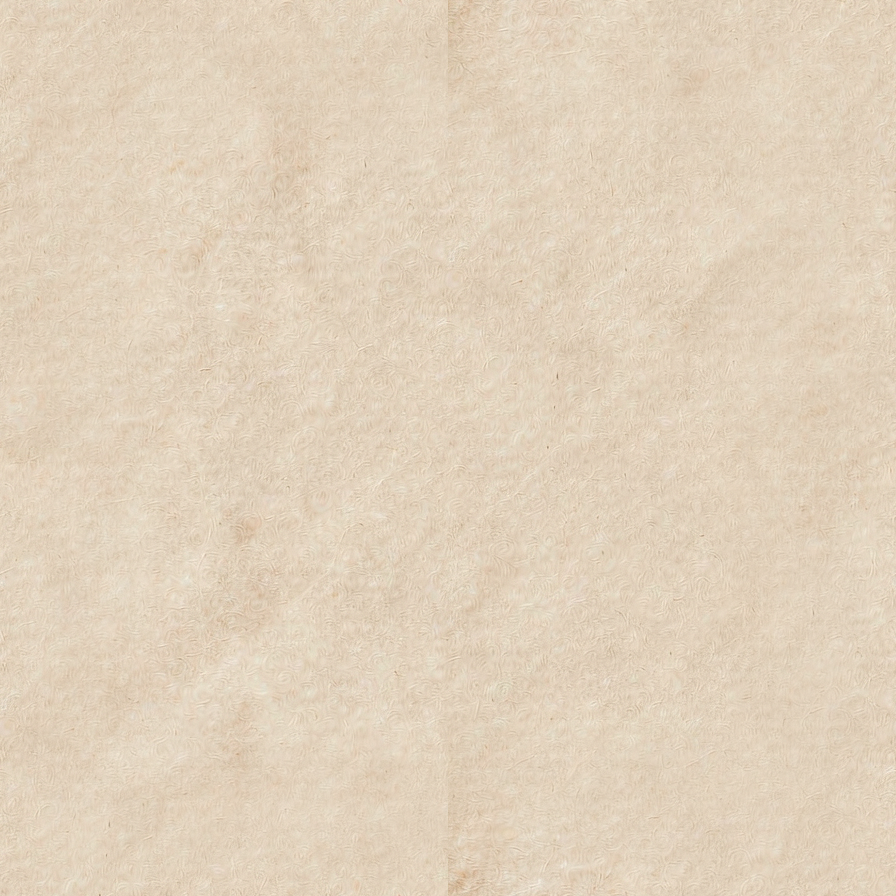
#> input picture art/ui/paper_tile.png, 896 x 896 px, found by its file name
$ python make_item_panel_bg.py
#> lines starting #> are read from the running program, lines starting #| are printed output that depends on the picture; after the words box and inside, x2 and y2 are one past the last pixel; in counts of white or black regions, pixels touching at a corner belong together
# -*- coding: utf-8 -*-
"""物品详情面板底图 —— `art/ui/item_panel.png`（680×600）。

画风基线（不是"我觉得像"，是从已实装素材上量下来的）：
  · 纸色        = check_panel.png 中线取样的 (239, 234, 223)
  · 墨线        = check_panel.png 边框取样的 (108, 80, 30)
  · 纸纹        = `art/ui/paper_tile.png` 1:1 裁切（不做假噪点）
  · 框型        = 手绘抖动双层框（外粗内细 + 顶中铜扣），与 check_panel / confirm_panel 同款
  · 金色细线    = 与 character_panel 的 gold_rule 同色系（154,112,46），两端菱形

版面（= `components/card_detail_popup.gd` 里那套坐标的来源，改版面先改这里再改 gd）：

     680 × 600
     ┌──────────────────────────────────────────────┐
     │                        x2        ◇ 顶中铜扣   │
     │   ┌──────────┐   ┌───────────────────────┐   │
     │   │          │   │ 名称  30px             │   │
     │   │  图位    │   │ 稀有度 · 类别  15px     │   │
     │   │ 200×280  │   ├───◇───────────────◇───┤   │
     │   │          │   │ 加成  17px             │   │
     │   │          │   │ 标签 chips             │   │
     │   └──────────┘   │ id 12px                │   │
     │  ────────◇──────────────────────────────     │
     │  │ 描述                                       │
     │  正文 16px                                    │
     └──────────────────────────────────────────────┘

跑法：
  C:/Users/26464/miniconda3/python.exe art/ui/_draft/make_item_panel_bg.py
"""
import math
import os
import random

import numpy as np
from PIL import Image, ImageDraw, ImageFilter

R = r"C:\Users\26464\IdeaProjects\endeavor"
OUT = os.path.join(R, "art", "ui", "item_panel.png")
PAPER = os.path.join(R, "art", "ui", "paper_tile.png")

W, H = 680, 540
SS = 3                      # 线条层超采样倍数（纸底层不做超采样，纹理要 1:1）

# ---- 取样常量 ----------------------------------------------------------
PAPER_RGB = (242, 237, 227)
INK = (108, 80, 30)
INK_LINE = (150, 118, 68)     # 线条专用：比纯 INK 提亮一档（check_panel 的线是暖褐，不是墨黑）
BRASS = (154, 112, 46)
BRASS_LT = (232, 222, 196)
TEXT = (46, 33, 23)

MARGIN = 13                 # 外框线中心距画布边
RADIUS = 9                  # 外框圆角
INNER_INSET = 15            # 内细线相对外框内缩

# ---- 版面锚点（gd 里同名常量要对齐这里）----------------------------------
BOX_X0, BOX_Y0, BOX_X1, BOX_Y1 = 52, 72, 222, 308      # 图位框 170×236（= 物品竖图 0.72）
COL_X0, COL_X1 = 258, 636                              # 右栏左右缘
NAME_Y = 62                                            # 名称行顶
SUB_Y = 112                                            # 品质 · 类别 行顶
GOLD_Y = 150                                           # 名称区下的金线
RULE_Y = 318                                           # 通栏细线
DESC_X, DESC_Y = 52, 328                               # 描述标题竖笔
BODY_Y = 354                                           # 描述正文顶
CLOSE_C = (632, 56)                                    # 右上 X 中心
KNOB_C = (340, MARGIN)                                 # 顶中铜扣


# ============================================================
#  纸底
# ============================================================
def _paper_layer() -> Image.Image:
    """1:1 裁 paper_tile，归一色值 → 加低频斑与边缘压暗。"""
    src = Image.open(PAPER).convert("L")
    # 取一块不用重复拼的 1:1 区域（纸纹无方向性，取任意偏移都成立）
    ox = (src.width - W) // 2
    oy = (src.height - H) // 2
    g = np.asarray(src.crop((ox, oy, ox + W, oy + H))).astype(np.float32)

    # 高频细节：z-score 后限幅，保证均值不动（不准把纸色带偏）
    d = (g - g.mean()) / (g.std() + 1e-6)
    d = np.clip(d, -2.5, 2.5)
    amps = (1.9, 1.9, 1.7)
    out = np.zeros((H, W, 3), np.float32)
    for c, a in enumerate(amps):
        out[:, :, c] = PAPER_RGB[c] + d * a

    # 低频斑：缩小→模糊→放大，只取偏差（±2.6），模拟纸张吸墨不匀
    small = src.crop((ox, oy, ox + W, oy + H)).resize((W // 32, H // 32), Image.BILINEAR)
    small = small.filter(ImageFilter.GaussianBlur(2.0))
    blot = np.asarray(small.resize((W, H), Image.BICUBIC)).astype(np.float32)
    blot = (blot - blot.mean()) / (blot.std() + 1e-6)
    out += np.clip(blot, -2.0, 2.0)[:, :, None] * 1.0

    # 边缘压暗（vignette）：中心 1.0 → 四角 0.955，克制
    yy, xx = np.mgrid[0:H, 0:W]
    nx = (xx - W / 2.0) / (W / 2.0)
    ny = (yy - H / 2.0) / (H / 2.0)
    r2 = np.clip((nx * nx + ny * ny) / 2.0, 0.0, 1.0)
    out *= (1.0 - 0.045 * r2)[:, :, None]
    # 归一：叠层会带来 ±4 的均值漂移，这里直接扣回去（纸色必须锁死 PAPER_RGB）
    out += (np.array(PAPER_RGB, np.float32) - out.mean(axis=(0, 1)))

    return Image.fromarray(np.clip(out, 0, 255).astype(np.uint8), "RGB")


def _paper_mask() -> Image.Image:
    """纸面形状：外框内的圆角矩形，框外全透明（与 check_panel 一致）。"""
    m = Image.new("L", (W, H), 0)
    d = ImageDraw.Draw(m)
    d.rounded_rectangle([MARGIN, MARGIN, W - 1 - MARGIN, H - 1 - MARGIN],
                        radius=RADIUS, fill=255)
    return m.filter(ImageFilter.GaussianBlur(0.6))


# ============================================================
#  抖动线
# ============================================================
def _path_rounded(x0, y0, x1, y1, r, step=2.0):
    pts = []

    def seg(ax, ay, bx, by):
        n = max(2, int(math.hypot(bx - ax, by - ay) / step))
        for i in range(n + 1):
            pts.append((ax + (bx - ax) * i / n, ay + (by - ay) * i / n))

    def arc(cx, cy, a0, a1):
        n = max(2, int(abs(a1 - a0) * r / step))
        for i in range(n + 1):
            a = math.radians(a0 + (a1 - a0) * i / n)
            pts.append((cx + r * math.cos(a), cy + r * math.sin(a)))

    seg(x0 + r, y0, x1 - r, y0)
    arc(x1 - r, y0 + r, -90, 0)
    seg(x1, y0 + r, x1, y1 - r)
    arc(x1 - r, y1 - r, 0, 90)
    seg(x1 - r, y1, x0 + r, y1)
    arc(x0 + r, y1 - r, 90, 180)
    seg(x0, y1 - r, x0, y0 + r)
    arc(x0 + r, y0 + r, 180, 270)
    return pts


def _wobble(pts, amp, freq, seed):
    """沿法线做低频正弦 + 微随机的偏移 —— 手抖的观感来自「频率低、幅度小」。"""
    random.seed(seed)
    p1, p2 = random.random() * 6.283, random.random() * 6.283
    n = len(pts)
    out = []
    for i, (x, y) in enumerate(pts):
        t = i / float(n)
        dv = (math.sin(t * freq * 6.283 + p1) * 0.65
              + math.sin(t * freq * 2.3 * 6.283 + p2) * 0.35)
        dv += random.uniform(-0.12, 0.12)
        x1, y1 = pts[i - 1]
        x2, y2 = pts[(i + 1) % n]
        tx, ty = x2 - x1, y2 - y1
        ln = math.hypot(tx, ty) or 1.0
        nx, ny = -ty / ln, tx / ln
        out.append((x + nx * dv * amp, y + ny * dv * amp))
    return out


def _stroke(d, pts, width, color, alpha=255, press=0.0, seed=0):
    """画一条沿路径的线。

    press>0 时按段抖 alpha（笔压起伏）—— check_panel 的框线深浅是断续的，
    一条 alpha 恒定的线不管抖不抖都会显出"矢量感"。
    """
    s = [(x * SS, y * SS) for x, y in pts]
    w = max(1, int(round(width * SS)))
    if press <= 0.0:
        d.line(s, fill=color + (alpha,), width=w, joint="curve")
    else:
        random.seed(seed)
        seg_n = 26
        step = max(1, len(s) // seg_n)
        for i in range(0, len(s) - 1, step):
            j = min(len(s) - 1, i + step)
            a = alpha * (1.0 + random.uniform(-press, press))
            d.line(s[i:j + 1], fill=color + (int(max(0, min(255, a))),), width=w, joint="curve")


def _twinkle(d, cx, cy, r, fill=None, outline=None, ow=1.2):
    pts = [(cx * SS, (cy - r) * SS), ((cx + r) * SS, cy * SS),
           (cx * SS, (cy + r) * SS), ((cx - r) * SS, cy * SS)]
    if fill is not None:
        d.polygon(pts, fill=fill + (255,))
    if outline is not None:
        d.line(pts + [pts[0]], fill=outline + (255,), width=max(1, int(ow * SS)), joint="curve")


def _line(d, x0, y0, x1, y1, w, color, alpha=255):
    d.line([(x0 * SS, y0 * SS), (x1 * SS, y1 * SS)], fill=color + (alpha,),
           width=max(1, int(round(w * SS))))


# ============================================================
#  线层
# ============================================================
def _ink_layer() -> Image.Image:
    im = Image.new("RGBA", (W * SS, H * SS), (0, 0, 0, 0))
    d = ImageDraw.Draw(im)

    # 外框：check_panel 剖面（x14..20 = 75,81,70,123,181,146,179,243）说明它是
    # **双线描边** —— 一条 2px 主线 + 贴内 4px 处一条 1px 伴线，不是一根粗线。
    # 先用同一抖动路径铺模糊柔光（笔压外渗），再画两条实线。
    outer = _path_rounded(MARGIN, MARGIN, W - 1 - MARGIN, H - 1 - MARGIN, RADIUS)
    wob = _wobble(outer, 2.6, 10.0, 11)
    _stroke(d, wob, 1.9, INK_LINE, 244, press=0.13, seed=21)
    comp = _path_rounded(MARGIN + 4, MARGIN + 4, W - 1 - MARGIN - 4, H - 1 - MARGIN - 4, RADIUS - 1)
    _stroke(d, _wobble(comp, 2.2, 10.0, 11), 0.9, INK_LINE, 190, press=0.18, seed=22)

    # 内细线：内缩 15，很淡，抖幅略小（像同一条手画第二遍）
    i0 = MARGIN + INNER_INSET
    inner = _path_rounded(i0, i0, W - 1 - i0, H - 1 - i0, RADIUS - 2)
    _stroke(d, _wobble(inner, 1.15, 6.5, 12), 0.9, INK_LINE, 150, press=0.2, seed=23)

    # 顶中铜扣（压在线上，克制）
    _twinkle(d, KNOB_C[0], KNOB_C[1], 5.2, fill=BRASS_LT, outline=INK, ow=1.1)
    _twinkle(d, KNOB_C[0], KNOB_C[1], 2.1, outline=BRASS, ow=0.9)

    # 右上 X（该位置放 flat Button，见 gd 的 CLOSE_XY）
    cx, cy = CLOSE_C
    d.ellipse([(cx - 8.5) * SS, (cy - 8.5) * SS, (cx + 8.5) * SS, (cy + 8.5) * SS],
              outline=INK + (165,), width=max(1, int(1.1 * SS)))
    _line(d, cx - 4.2, cy - 4.2, cx + 4.2, cy + 4.2, 1.7, INK, 220)
    _line(d, cx - 4.2, cy + 4.2, cx + 4.2, cy - 4.2, 1.7, INK, 220)

    # 图位框：细线 + 四角 L 角标（"这里放图"的暗示，比实心框轻）
    box = _path_rounded(BOX_X0, BOX_Y0, BOX_X1, BOX_Y1, 3)
    _stroke(d, _wobble(box, 0.55, 3.5, 13), 0.9, INK, 105)
    L = 15
    for (bx, by, sx, sy) in ((BOX_X0, BOX_Y0, 1, 1), (BOX_X1, BOX_Y0, -1, 1),
                             (BOX_X0, BOX_Y1, 1, -1), (BOX_X1, BOX_Y1, -1, -1)):
        _line(d, bx, by, bx + sx * L, by, 1.7, INK, 205)
        _line(d, bx, by, bx, by + sy * L, 1.7, INK, 205)

    # 名称区下的金线（两端菱形）—— 与 character_panel 的 gold_rule 同款
    _line(d, COL_X0, GOLD_Y, COL_X1, GOLD_Y, 1.5, BRASS, 235)
    for cx2 in (COL_X0, COL_X1):
        _twinkle(d, cx2, GOLD_Y, 3.0, fill=BRASS)
    _twinkle(d, (COL_X0 + COL_X1) / 2.0, GOLD_Y, 1.8, fill=BRASS, outline=BRASS, ow=0.8)

    # 通栏细线（中点菱形，避免"表格感"）
    _line(d, BOX_X0, RULE_Y, COL_X1, RULE_Y, 1.0, INK, 110)
    _twinkle(d, (BOX_X0 + COL_X1) / 2.0, RULE_Y, 2.6, fill=BRASS, outline=INK, ow=0.8)

    # 「描述」前的竖笔（照 character_panel 的「| 描述」）
    _line(d, DESC_X, DESC_Y + 1, DESC_X, DESC_Y + 19, 2.0, BRASS, 235)

    return im


# ============================================================
#  合成
# ============================================================
def main():
    paper = _paper_layer().convert("RGBA")
#> in _paper_layer, `g = np.asarray(src.crop((ox, oy, ox + W, oy + H))).astype(np.float32)`:
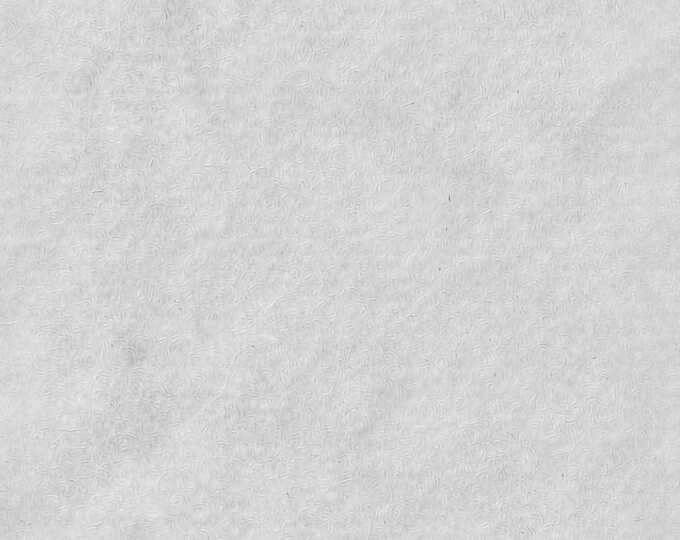
#> g: shape (540, 680) float32; min 137, max 241, mean 211.7
#> in _paper_layer, `d = np.clip(d, -2.5, 2.5)`:
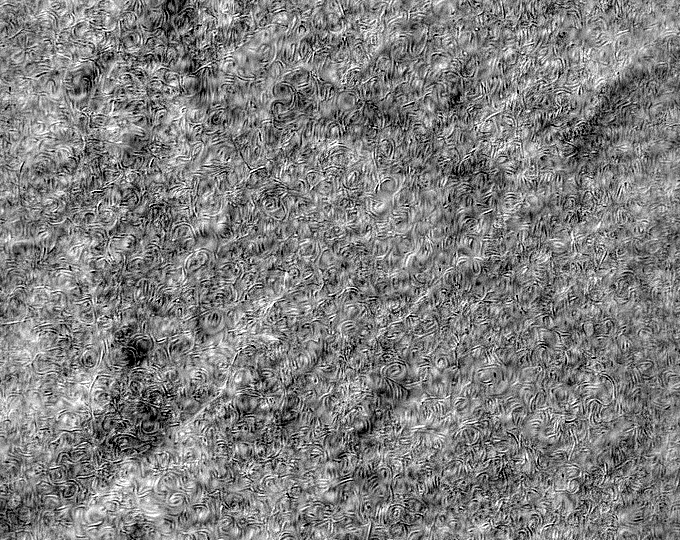
#> d: shape (540, 680) float32; min -2.5, max 2.5, mean 0.00558; drawn with min black and max white
#> in _paper_layer, `blot = (blot - blot.mean()) / (blot.std() + 1e-6)`:
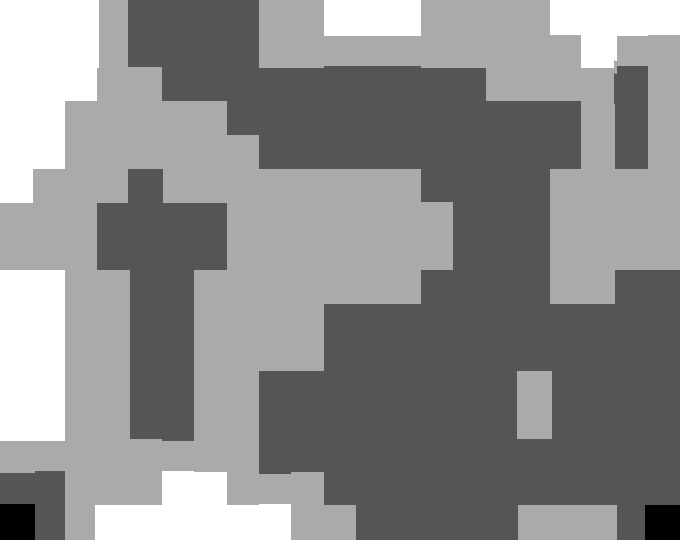
#> blot: shape (540, 680) float32; min -2.36, max 1.94, mean 2.06e-05; drawn with min black and max white
    mask = _paper_mask()
#> in _paper_mask, `m = Image.new("L", (W, H), 0)`: m: PIL image 680x540 L; every value is 0
    paper.putalpha(mask)
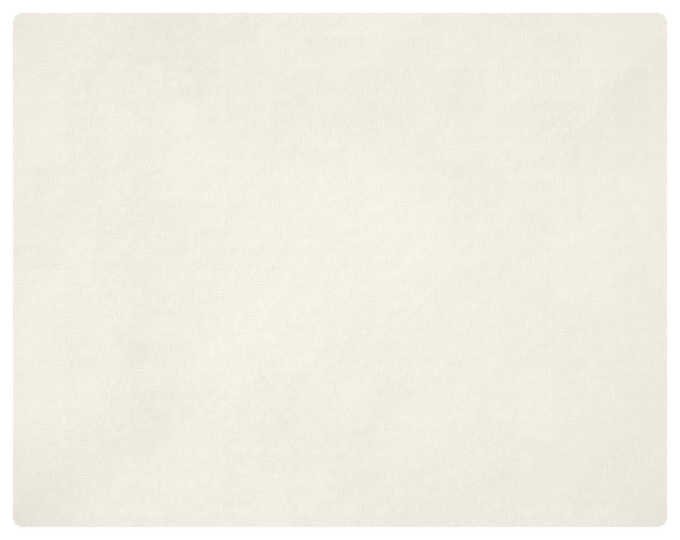
#> paper: PIL image 680x540 RGBA; mean R, G, B, A 241.4, 236.5, 226.5, 233.4; transparent parts drawn white

    ink = _ink_layer().resize((W, H), Image.LANCZOS).filter(ImageFilter.GaussianBlur(0.35))
#> in _ink_layer, `im = Image.new("RGBA", (W * SS, H * SS), (0, 0, 0, 0))`: im: PIL image 2040x1620 RGBA; every value is 0
#> the loop in _stroke (call 2), `for i in range(0, len(s) - 1, step):` made 27 passes
#> (i, j, a) on passes 2 to 13: (98, 196, 165.4), (196, 294, 157.4), (294, 392, 224.1), (392, 490, 168.4), (490, 588, 164), (588, 686, 200.4), (686, 784, 179.4), (784, 882, 216.6), (882, 980, 171.7), (980, 1078, 221.4), (1078, 1176, 177.7), (1176, 1274, 196.9)
#> (j, a) on pass 1: (98, 221.3)
    out = Image.alpha_composite(paper, ink)
#> out: PIL image 680x540 RGBA
    # 透明区 RGB 清干净：LANCZOS 会在 alpha≈0 处留 (127,63,0) 这类垃圾值，
    # 带上 alpha 看不出，但一旦被 convert("RGB") 或非线性混合露出来就是一片红点。
    arr = np.array(out)
    ghost = arr[:, :, 3] < 8
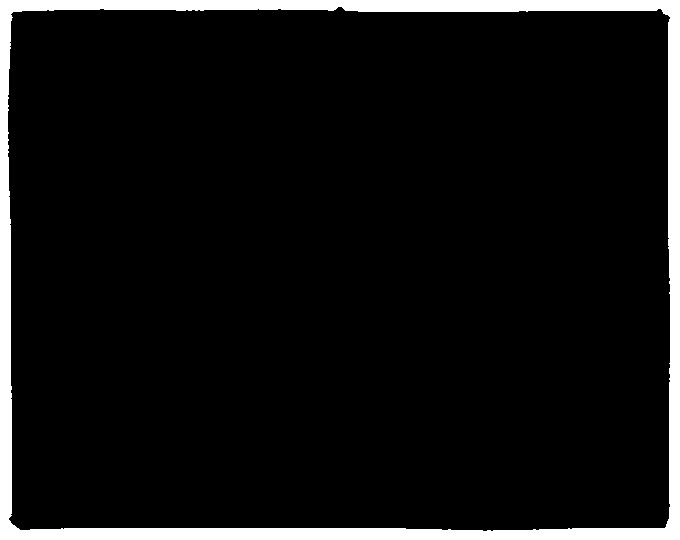
#> ghost: shape (540, 680) bool; 7.2% white; 1 white region, box (x1, y1, x2, y2) and area: (0, 0, 680, 540) 26554
    arr[:, :, 3][ghost] = 0
#> arr: shape (540, 680, 4); mean R, G, B, A 237.7, 231.7, 220.5, 234.6
    arr[:, :, 0][ghost] = PAPER_RGB[0]
    arr[:, :, 1][ghost] = PAPER_RGB[1]
    arr[:, :, 2][ghost] = PAPER_RGB[2]
    out = Image.fromarray(arr, "RGBA")
    out.save(OUT)
    print("saved", OUT, out.size)
#| saved C:\Users\26464\IdeaProjects\endeavor/art/ui/item_panel.png (680, 540)
    # 自检：纸色均值必须落在 PAPER_RGB 附近（±3），否则说明叠层带偏了色
    a = np.asarray(out).astype(np.float32)
    sel = a[:, :, 3] > 250
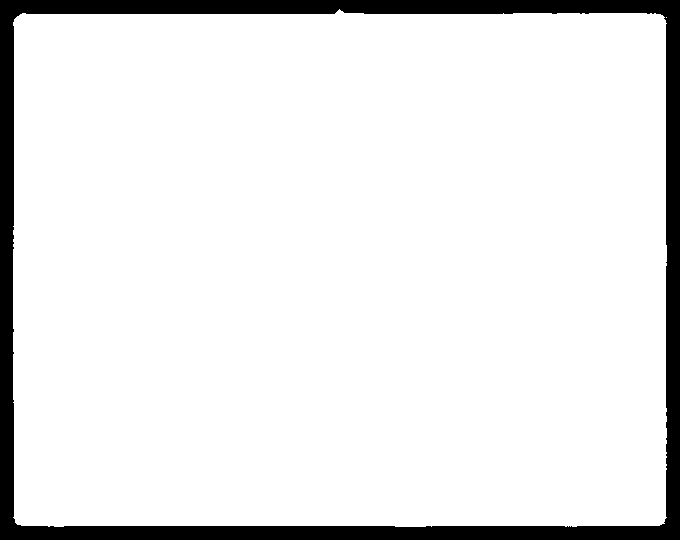
#> sel: shape (540, 680) bool; 91% white; 1 black region, box (x1, y1, x2, y2) and area: (0, 0, 680, 540) 32988
    core = a[200:500, 380:620]
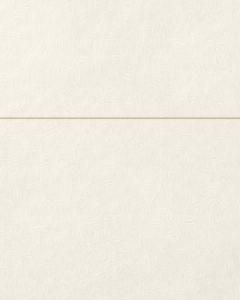
#> core: shape (300, 240, 4) float32; mean R, G, B, A 241.7, 236.7, 226.5, 255.1
    core = core[core[:, :, 3] > 250][:, :3]
    print("core mean rgb", core.mean(axis=0).round(1), "opaque px", int(sel.sum()))
#| core mean rgb [241.7 236.7 226.5] opaque px 334212


if __name__ == "__main__":
    main()
